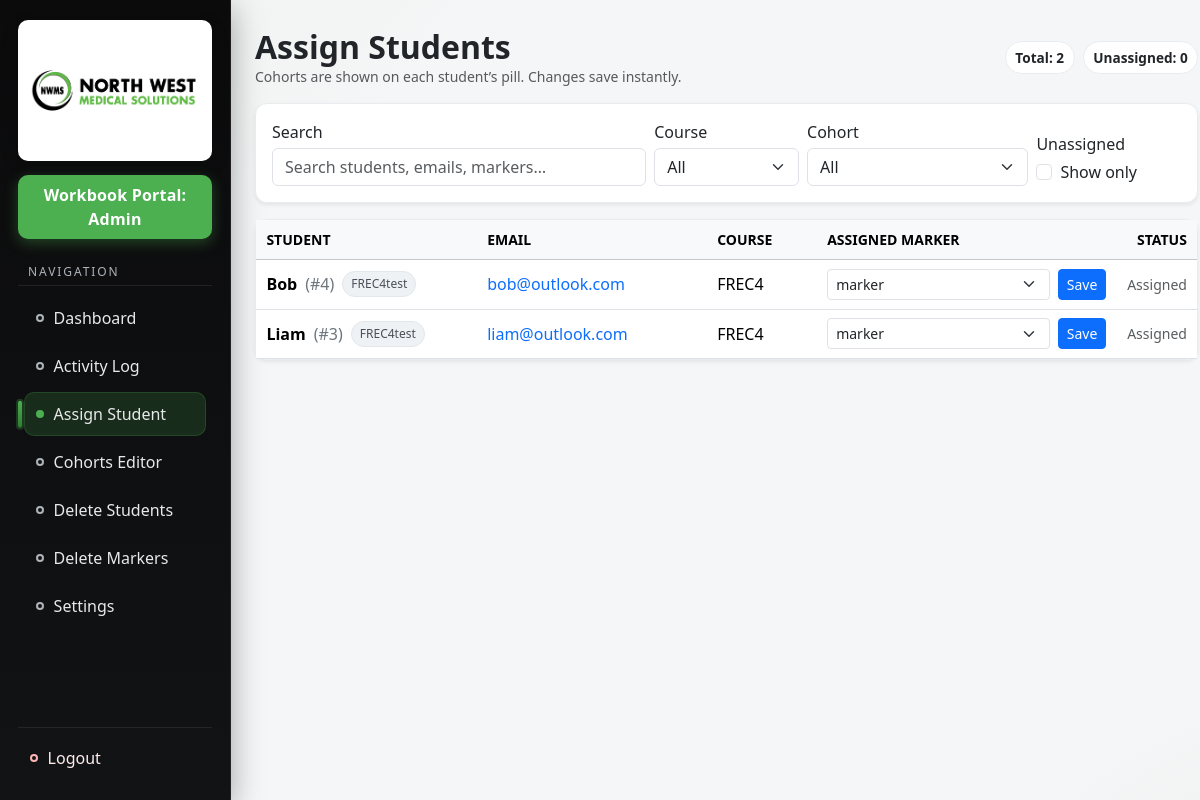
Before: /admin_assign (signed in) with the older database file.
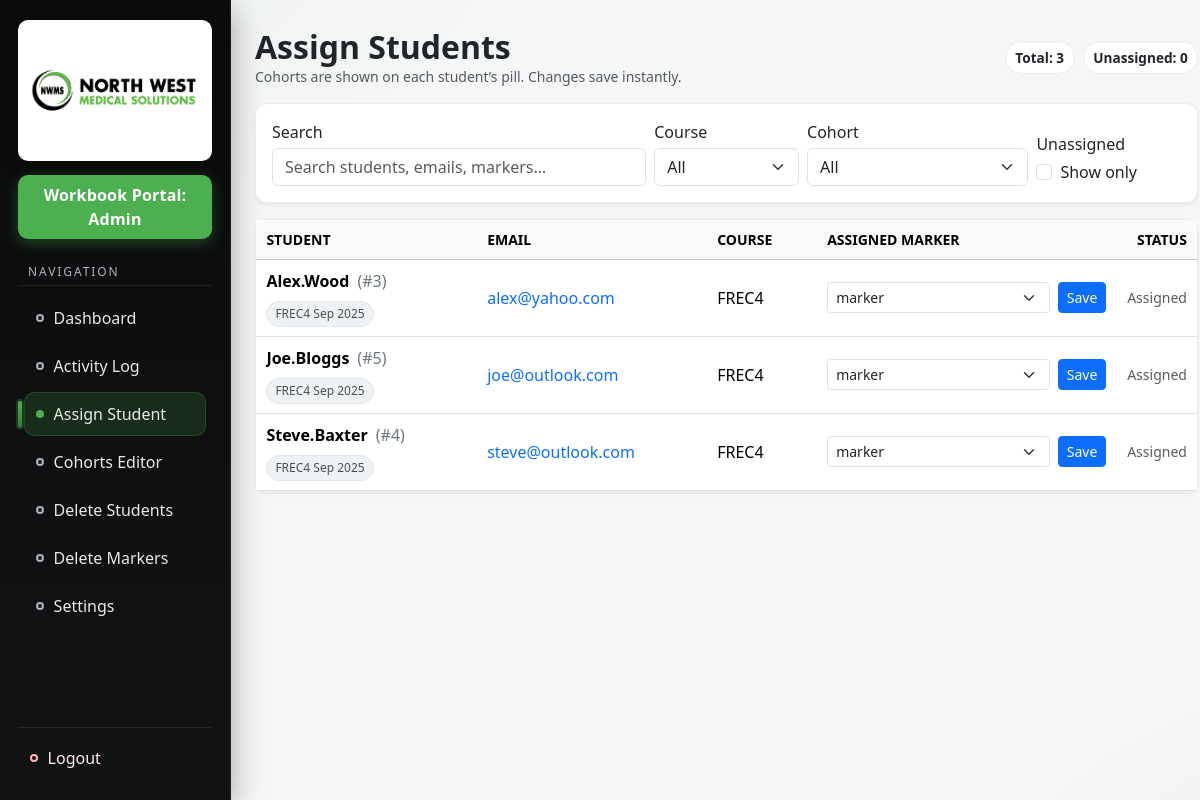
After: the same page with the newer database file.
### app.py (models this page shows)
class User(UserMixin, db.Model):
    id       = db.Column(db.Integer, primary_key=True)
    username = db.Column(db.String(150), nullable=False, unique=True)
    email    = db.Column(db.String(150), nullable=False, unique=True)
    password = db.Column(db.String(150), nullable=False)
    role     = db.Column(db.String(50),  nullable=False)  # 'student','marker','admin'
    course   = db.Column(db.String(10),  nullable=True)   # for students
    cohort_id = db.Column(db.Integer, db.ForeignKey('cohort.id'), nullable=True)
    cohort = db.relationship('Cohort', foreign_keys=[cohort_id])

class Cohort(db.Model):
    id = db.Column(db.Integer, primary_key=True)
    name = db.Column(db.String(120), nullable=True)
    course = db.Column(db.String(10), nullable=False)
    marker_id = db.Column(db.Integer, db.ForeignKey('user.id'), nullable=False)
    start_date = db.Column(db.Date, nullable=False)
    passcode = db.Column(db.String(24), nullable=False, unique=True)
    active = db.Column(db.Boolean, default=True)
    created_at = db.Column(db.DateTime, default=now_utc_naive)
    marker = db.relationship('User', foreign_keys=[marker_id])

### app.py (the view, shortened to what this page needs)
@app.route('/admin_assign', methods=['GET', 'POST'])
@login_required
def admin_assign():
    if current_user.role != 'admin':
        return redirect(url_for('login'))
    students = User.query.filter_by(role='student').order_by(User.username.asc()).all()
    markers  = User.query.filter_by(role='marker').order_by(User.username.asc()).all()
    current_marker_by_student = {a.student_id: a.marker_id for a in Assignment.query.all()}
    return render_template('admin_assign.html', students=students, markers=markers,
                           current_marker_by_student=current_marker_by_student)

### app.py (called while the page is built)
@login_manager.user_loader
def load_user(user_id):
    try:
        return db.session.get(User, int(user_id))
    except Exception:
        return None

### templates/admin_assign.html (shortened to what this page needs)
{% extends 'base.html' %}
{% block content %}
{% set total = students|length %}
{% set unassigned = 0 %}
{% for s in students %}
  {% if not current_marker_by_student.get(s.id) %}
    {% set unassigned = unassigned + 1 %}
  {% endif %}
{% endfor %}
{% set seen_courses = [] %}
{% set seen_cohorts = [] %}
<div class="page-head">
  <div>
    <h2 class="mb-0">Assign Students</h2>
    <div class="text-muted small">Cohorts are shown on each student’s pill. Changes save instantly.</div>
  </div>
  <div class="d-flex gap-2 flex-wrap">
    <span class="chip">Total: {{ total }}</span>
    <span class="chip">Unassigned: {{ unassigned }}</span>
  </div>
</div>
<div class="toolbar mb-3">
  <div class="card shadow-sm">
    <div class="card-body py-3">
      <div class="row g-2 align-items-end">
        <div class="col-lg-5">
          <label class="form-label mb-1">Search</label>
          <input id="searchInput" class="form-control" type="search" placeholder="Search students, emails, markers…" aria-label="Search">
        </div>
        <div class="col-6 col-lg-2">
          <label class="form-label mb-1">Course</label>
          <select id="filterCourse" class="form-select">
            <option value="">All</option>
          </select>
        </div>
        <div class="col-6 col-lg-3">
          <label class="form-label mb-1">Cohort</label>
          <select id="filterCohort" class="form-select">
            <option value="">All</option>
          </select>
        </div>
        <div class="col-lg-2">
          <label class="form-label mb-1">Unassigned</label>
          <div class="form-check">
            <input class="form-check-input" type="checkbox" id="toggleUnassigned">
            <label class="form-check-label" for="toggleUnassigned">Show only</label>
          </div>
        </div>
      </div>
    </div>
  </div>
</div>
<div class="card shadow-sm">
  <div class="table-responsive">
    <table class="table table-sm table-hover align-middle mb-0 admin-students-table" id="assignTable">
      <thead class="table-light sticky-top">
        <tr class="small text-uppercase">
          <th>Student</th>
          <th style="min-width:230px;">Email</th>
          <th style="min-width:110px;">Course</th>
          <th style="min-width:300px;">Assigned Marker</th>
          <th class="text-end" style="width:110px;">Status</th>
        </tr>
      </thead>
      <tbody>
        {% for s in students %}
          {% set current_marker_id = current_marker_by_student.get(s.id) %}
          {% set cohort_name = (s.cohort.name if s.cohort else 'No Cohort') %}
          <tr class="student-row"
              data-student="{{ (s.username or '')|lower }}"
              data-email="{{ (s.email or '')|lower }}"
              data-course="{{ (s.course or '')|lower }}"
              data-cohort="{{ cohort_name|lower }}"
              data-cohort-display="{{ cohort_name }}"
              data-assigned="{{ '1' if current_marker_id else '0' }}">
            <td title="{{ s.username }} (ID: {{ s.id }})">
              <div class="student-cell">
                <span class="student-name">{{ s.username }}</span>
                <span class="student-id">(#{{ s.id }})</span>
                <span class="cohort-pill">{{ cohort_name }}</span>
              </div>
            </td>
            <td class="text-truncate-clip" title="{{ s.email }}">
              <a href="mailto:{{ s.email }}" class="text-decoration-none">{{ s.email }}</a>
            </td>
            <td>{{ s.course or '—' }}</td>
            <td>
              <form action="{{ url_for('admin_assign') }}" method="post" class="d-flex align-items-center gap-2 m-0 p-0 assign-form">
                <select name="marker_id" class="form-select form-select-sm w-100 marker-select" aria-label="Choose marker" required>
                  {% for m in markers %}
                    <option value="{{ m.id }}" {{ 'selected' if current_marker_id == m.id }}>{{ m.username }}</option>
                  {% endfor %}
                </select>
                <button type="submit" class="btn btn-sm btn-primary save-btn">Save</button>
              </form>
            </td>
            <td class="text-end small">
              {% if current_marker_id %}
                <span class="text-muted">Assigned</span>
              {% else %}
                <span class="text-danger">Needed</span>
              {% endif %}
            </td>
          </tr>
        {% endfor %}
      </tbody>
    </table>
  </div>
</div>
{% endblock %}

### templates/base.html (shortened to what this page needs)
<!doctype html>
<html lang="en">
<head>
  <link href="https://cdn.jsdelivr.net/npm/bootstrap@5.3.2/dist/css/bootstrap.min.css" rel="stylesheet">
</head>
<body>
<div class="layout">
  {% if current_user.is_authenticated %}
  <aside class="sidebar">
    <div class="brand">
      <img src="{{ url_for('static', filename='images/nwms_logo.png') }}" alt="NWMS Logo">
    </div>
    <div class="portal-banner">
      Workbook Portal: {{ current_user.role|capitalize }}
    </div>
    <div class="nav-block">
      <div class="nav-title">Navigation</div>
      <ul class="nav-list">
        {% if current_user.role == 'admin' %}
          <li class="nav-item">
            <a class="nav-link {{ 'active' if request.endpoint in ['admin_dashboard'] else '' }}" href="{{ url_for('admin_dashboard') }}">
              <span class="dot"></span> Dashboard
            </a>
          </li>
          <li class="nav-item">
            <a class="nav-link {{ 'active' if request.endpoint in ['admin_activity','admin_activity_student'] else '' }}" href="{{ url_for('admin_activity') }}">
              <span class="dot"></span> Activity Log
            </a>
          </li>
          <li class="nav-item">
            <a class="nav-link {{ 'active' if request.endpoint == 'admin_assign' else '' }}" href="{{ url_for('admin_assign') }}">
              <span class="dot"></span> Assign Student
            </a>
          </li>
          <li class="nav-item">
            <a class="nav-link {{ 'active' if request.endpoint == 'admin_cohorts' else '' }}" href="{{ url_for('admin_cohorts') }}">
              <span class="dot"></span> Cohorts Editor
            </a>
          </li>
          <li class="nav-item">
            <a class="nav-link {{ 'active' if request.endpoint == 'admin_delete_students' else '' }}" href="{{ url_for('admin_delete_students') }}">
              <span class="dot"></span> Delete Students
            </a>
          </li>
          <li class="nav-item">
            <a class="nav-link {{ 'active' if request.endpoint == 'admin_delete_markers' else '' }}" href="{{ url_for('admin_delete_markers') }}">
              <span class="dot"></span> Delete Markers
            </a>
          </li>
          <li class="nav-item">
            <a class="nav-link {{ 'active' if request.endpoint == 'admin_settings' else '' }}" href="{{ url_for('admin_settings') }}">
              <span class="dot"></span> Settings
            </a>
          </li>
        {% endif %}
      </ul>
    </div>
    <div class="logout">
      <a class="nav-link" href="{{ url_for('logout') }}">
        <span class="dot" style="border-color:#ffb3b3;"></span> Logout
      </a>
    </div>
  </aside>
  {% endif %}
  <main class="content">
    <div class="content-inner">
      {% block content %}{% endblock %}
    </div>
  </main>
</div>
</body>
</html>

### templates/base.html (style rules this page uses)
:root { --nwms-black:#0B0B0C; --nwms-black-2:#121315; --nwms-green:#4CAF50; --nwms-green-2:#2E7D32; --nwms-text:#E8E9EA; --nwms-muted:#AEB4BA; --divider:rgba(255,255,255,.08); --shadow:0 8px 30px rgba(0,0,0,.35); --radius:12px; --sidebar-w:260px; }
html,body { height:100%; }
body { background:#f5f6f7; }
.layout { min-height:100vh; display:flex; background: radial-gradient(1200px 600px at -200px -100px, rgba(76,175,80,.08), transparent 60%), radial-gradient(800px 500px at 120% 120%, rgba(46,125,50,.06), transparent 60%); }
.sidebar { width:var(--sidebar-w); background:linear-gradient(180deg, var(--nwms-black) 0%, var(--nwms-black-2) 100%); color:var(--nwms-text); box-shadow:var(--shadow); position:sticky; top:0; align-self:flex-start; height:100vh; padding:20px 18px; display:flex; flex-direction:column; border-right:1px solid var(--divider); }
.brand { background:#fff; border-radius:10px; padding:14px 12px; display:flex; align-items:center; justify-content:center; box-shadow:0 6px 18px rgba(0,0,0,.15); }
.brand img { max-width:170px;height:auto;display:block; }
.portal-banner { margin:14px 0 8px 0; background:var(--nwms-green); color:#fff; font-weight:700; letter-spacing:.2px; border-radius:10px; padding:8px 12px; text-align:center; box-shadow:0 4px 14px rgba(76,175,80,.35); }
.nav-title { font-size:.75rem; text-transform:uppercase; letter-spacing:.12rem; color:var(--nwms-muted); padding:10px 10px 4px 10px; margin-top:6px; }
.nav-list { list-style:none; padding:6px; margin:0; border-top:1px solid var(--divider); }
.nav-item { position:relative; margin:4px 0; }
.nav-link { display:flex; align-items:center; gap:.6rem; color:var(--nwms-text); text-decoration:none; padding:10px 12px; border-radius:10px; transition:all .18s ease; outline:none; position:relative; }
.nav-link .dot { width:8px; height:8px; border-radius:50%; background:transparent; border:2px solid var(--nwms-muted); transition:border-color .18s ease, background .18s ease; }
.nav-link.active { background:rgba(76,175,80,.18); box-shadow:inset 0 0 0 1px rgba(76,175,80,.22); }
.nav-link.active::before { content:""; position:absolute; left:-6px; top:50%; transform:translateY(-50%); width:4px; height:60%; border-radius:4px; background:linear-gradient(180deg,var(--nwms-green),var(--nwms-green-2)); box-shadow:0 0 0 2px rgba(76,175,80,.25); }
.nav-link.active .dot { background:var(--nwms-green); border-color:var(--nwms-green); }
.logout { margin-top:auto; padding-top:8px; border-top:1px solid var(--divider); }
.logout .nav-link { color:#ffecec; }
.content { flex:1; display:flex; }
.content-inner { flex:1; max-width:1200px; margin:0 auto; padding:28px 24px; }
.card.shadow-sm { border-radius:var(--radius); border:1px solid #e9ecef; }

### templates/admin_assign.html (style rules this page uses)
.page-head { display:flex;align-items:center;justify-content:space-between;gap:1rem;margin-bottom:1rem }
.page-head h2 { margin:0;font-weight:600 }
.chip { display:inline-block;padding:.35rem .6rem;border:1px solid #e9ecef;border-radius:999px;background:#fff;font-weight:600;font-size:.85rem }
.toolbar { position:sticky;top:16px;z-index:9 }
.table-sm td,.table-sm th { padding:.55rem .65rem;vertical-align:middle }
.student-cell { display:flex;align-items:center;gap:.5rem;min-width:200px;flex-wrap:wrap }
.student-name { font-weight:600;white-space:nowrap;overflow:hidden;text-overflow:ellipsis;max-width:220px }
.student-id { color:#6c757d }
.cohort-pill { display:inline-flex;align-items:center;gap:.35rem; padding:.2rem .5rem;border-radius:999px; background:#eef2f4;border:1px solid #e1e7eb; color:#495057;font-size:.75rem;white-space:nowrap; }
.text-truncate-clip { max-width:280px;white-space:nowrap;overflow:hidden;text-overflow:ellipsis }

Changed rows visible on the page:
changed User id 3: username "Liam" → "Alex.Wood"; email "liam@outlook.com" → "alex@yahoo.com"; moves up the list
changed Cohort: name "FREC4test" → "FREC4 Sep 2025"
added User: username "Joe.Bloggs", id "5", {{ cohort_name }} "FREC4 Sep 2025", email "joe@outlook.com", course "FREC4"
changed User id 4: username "Bob" → "Steve.Baxter"; email "bob@outlook.com" → "steve@outlook.com"
Other visible differences:
{{ total }}: "2" → "3"
